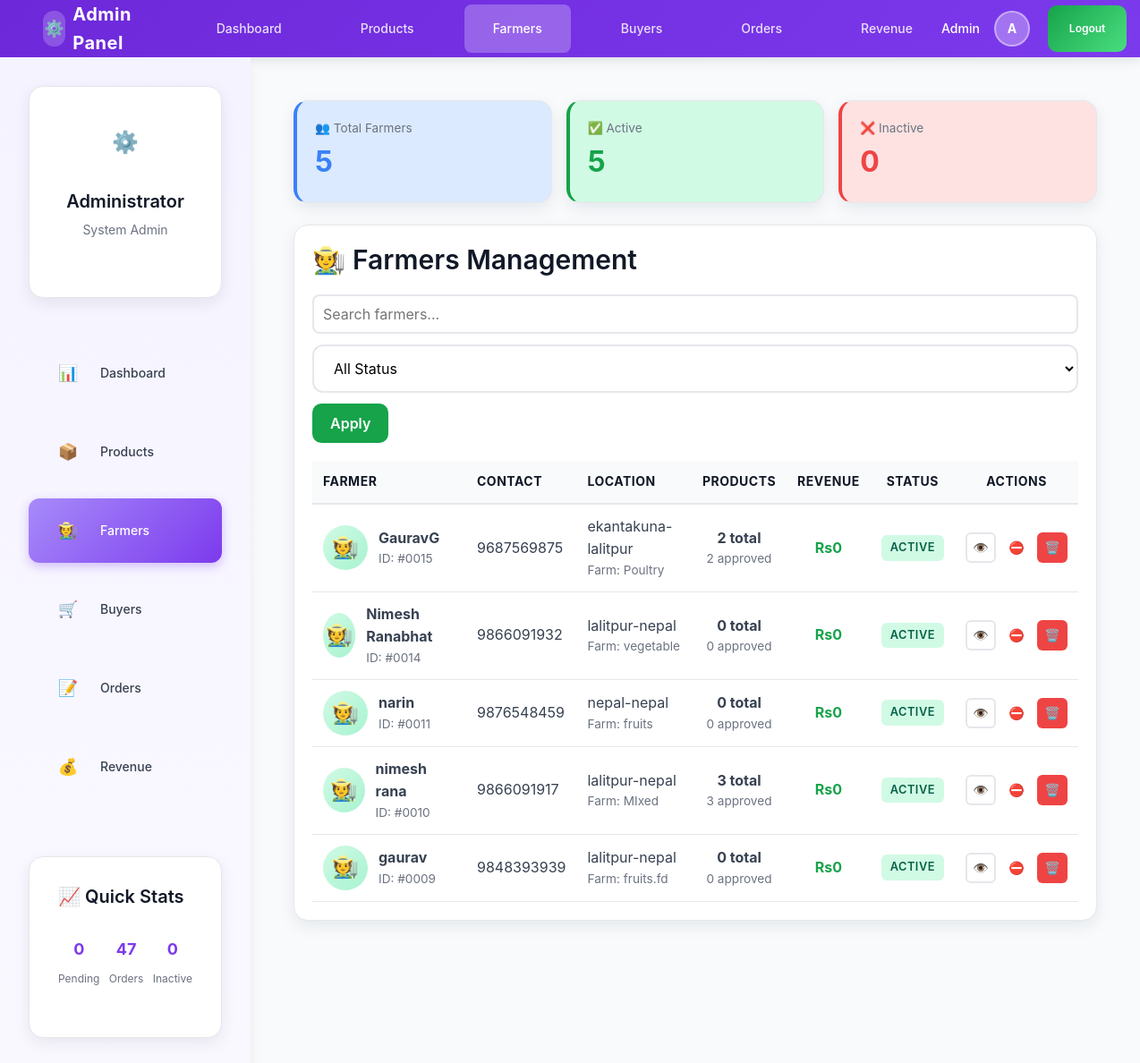
The app's page /LocalFarmerMarket2/admin/farmers.php (signed in), older data.
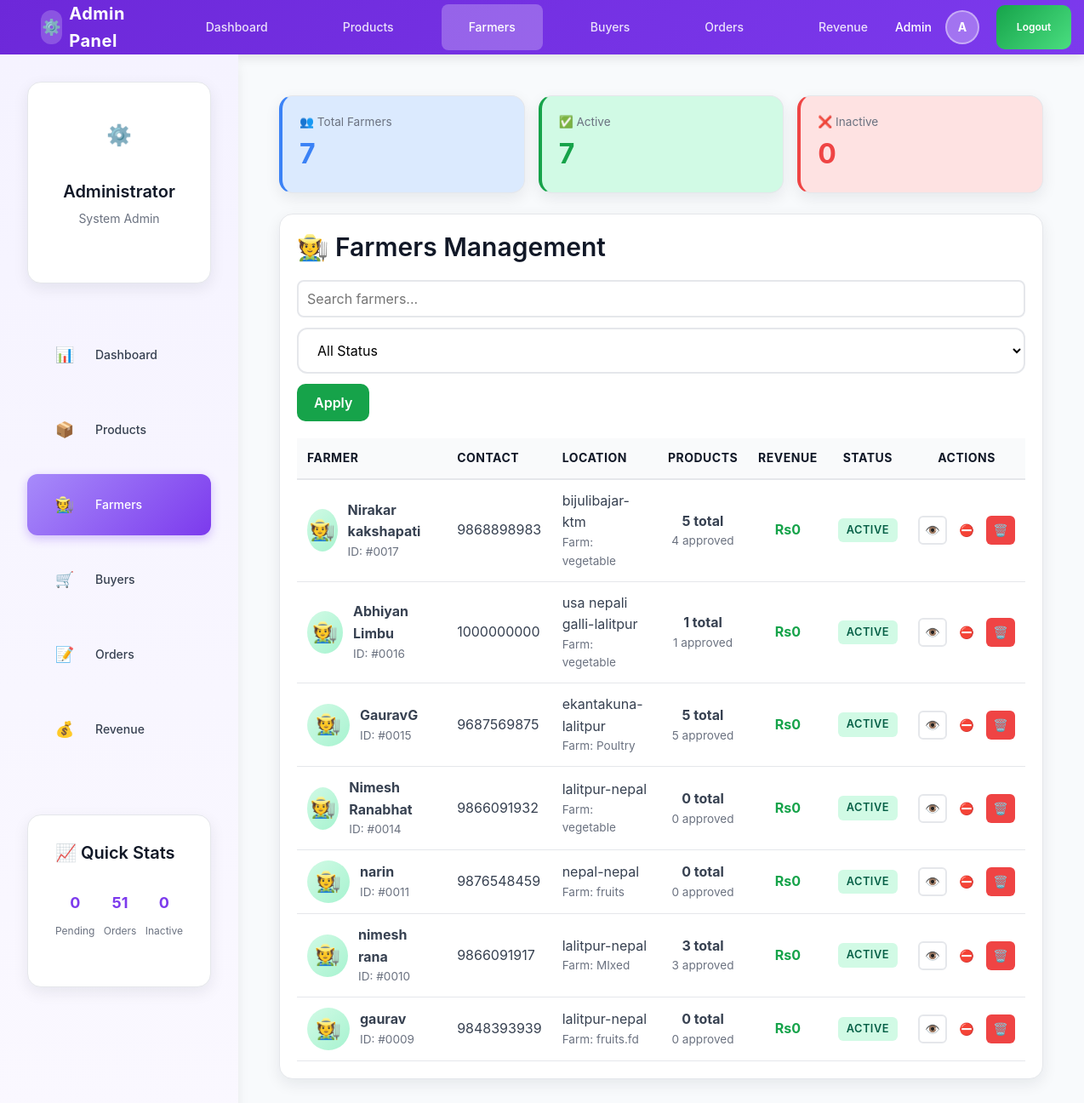
The same page, newer data.
### tables this page shows
CREATE TABLE `farmer` (
  `farmer_id` int(11) NOT NULL,
  `name` varchar(100) NOT NULL,
  `contact` varchar(15) NOT NULL,
  `address` varchar(255) NOT NULL,
  `description` text DEFAULT NULL,
  `farm_type` varchar(100) DEFAULT NULL,
  `password` varchar(255) NOT NULL,
  `created_at` timestamp NOT NULL DEFAULT current_timestamp(),
  `is_active` tinyint(1) DEFAULT 1
);

### LocalFarmerMarket2/admin/farmers.php (the view, shortened to what the changed rows need)
<?php
require_once '../db.php';
$sql = "SELECT f.*,
        (SELECT COUNT(*) FROM products WHERE farmer_id = f.farmer_id) as product_count,
        (SELECT COUNT(*) FROM products WHERE farmer_id = f.farmer_id AND approval_status = 'approved') as approved_products,
        (SELECT SUM(od.quantity * od.price)
         FROM order_details od
         JOIN products p ON od.product_id = p.product_id
         JOIN orders o ON od.order_id = o.order_id
         WHERE p.farmer_id = f.farmer_id AND o.status = 'Delivered') as total_revenue
        FROM farmer f
        WHERE 1=1";
$sql .= " ORDER BY f.created_at DESC";
$stmt = $conn->prepare($sql);
$stmt->execute();
$farmers = $stmt->get_result()->fetch_all(MYSQLI_ASSOC);
$stats = [
    'total' => $conn->query("SELECT COUNT(*) as c FROM farmer")->fetch_assoc()['c'],
    'active' => $conn->query("SELECT COUNT(*) as c FROM farmer WHERE is_active = 1")->fetch_assoc()['c'],
    'inactive' => $conn->query("SELECT COUNT(*) as c FROM farmer WHERE is_active = 0")->fetch_assoc()['c']
];
?>
<?php include 'includes/header.php'; ?>
<div class="main-wrapper">
  <?php include 'includes/sidebar.php'; ?>
  <div class="main-content">
  <div style="max-width:1400px;margin:0 auto">
    <div style="display:grid;grid-template-columns:repeat(auto-fit,minmax(200px,1fr));gap:16px;margin-bottom:24px">
      <div class="card" style="background:#dbeafe;border-left:4px solid #3b82f6">
        <div class="small-muted">👥 Total Farmers</div>
        <div style="font-size:2rem;font-weight:700;color:#3b82f6"><?php echo $stats['total']; ?></div>
      </div>
      <div class="card" style="background:#d1fae5;border-left:4px solid #16a34a">
        <div class="small-muted">✅ Active</div>
        <div style="font-size:2rem;font-weight:700;color:#16a34a"><?php echo $stats['active']; ?></div>
      </div>
    </div>
    <div class="card">
      <h2 style="margin-top:0">🧑‍🌾 Farmers Management</h2>
      <?php if (!empty($farmers)): ?>
        <div style="overflow-x:auto">
          <table class="table-compact" style="width:100%;border-collapse:collapse">
            <thead>
              <tr style="background:#f9fafb;border-bottom:2px solid #e5e7eb">
                <th style="padding:12px;text-align:left">Farmer</th>
                <th style="padding:12px;text-align:left">Contact</th>
                <th style="padding:12px;text-align:left">Location</th>
                <th style="padding:12px;text-align:center">Products</th>
                <th style="padding:12px;text-align:center">Revenue</th>
                <th style="padding:12px;text-align:center">Status</th>
                <th style="padding:12px;text-align:center">Actions</th>
              </tr>
            </thead>
            <tbody>
              <?php foreach ($farmers as $farmer): ?>
                <tr style="border-bottom:1px solid #e5e7eb">
                  <td style="padding:12px">
                    <div style="display:flex;gap:12px;align-items:center">
                      <div style="width:50px;height:50px;background:linear-gradient(135deg,#d1fae5,#a7f3d0);border-radius:50%;display:flex;align-items:center;justify-content:center;font-size:1.5rem">
                        🧑‍🌾
                      </div>
                      <div>
                        <div style="font-weight:700"><?php echo htmlspecialchars($farmer['name']); ?></div>
                        <div class="small-muted">ID: #<?php echo str_pad($farmer['farmer_id'], 4, '0', STR_PAD_LEFT); ?></div>
                      </div>
                    </div>
                  </td>
                  <td style="padding:12px">
                    <div><?php echo htmlspecialchars($farmer['contact']); ?></div>
                  </td>
                  <td style="padding:12px">
                    <div><?php echo htmlspecialchars($farmer['address']); ?></div>
                    <?php if ($farmer['farm_type']): ?>
                      <div class="small-muted">Farm: <?php echo htmlspecialchars($farmer['farm_type']); ?></div>
                    <?php endif; ?>
                  </td>
                  <td style="padding:12px;text-align:center">
                    <div style="font-weight:700"><?php echo $farmer['product_count']; ?> total</div>
                    <div class="small-muted"><?php echo $farmer['approved_products']; ?> approved</div>
                  </td>
                  <td style="padding:12px;text-align:center">
                    <div style="font-weight:700;color:#16a34a">
                      Rs<?php echo number_format($farmer['total_revenue'] ?? 0, 0); ?>
                    </div>
                  </td>
                  <td style="padding:12px;text-align:center">
                    <?php if ($farmer['is_active']): ?>
                      <span class="badge badge-success">Active</span>
                    <?php else: ?>
                      <span class="badge badge-danger">Inactive</span>
                    <?php endif; ?>
                  </td>
                  <td style="padding:12px;text-align:center">
                    <div class="actions-cell">
                      <button class="btn-icon btn-ghost" onclick='viewFarmer(<?php echo json_encode($farmer); ?>)' title="View" aria-label="View">👁️</button>
                      <form method="POST" style="display:inline">
                        <button class="btn-icon <?php echo $farmer['is_active'] ? 'btn-warning' : 'btn-success'; ?>" title="<?php echo $farmer['is_active'] ? 'Deactivate' : 'Activate'; ?>" aria-label="<?php echo $farmer['is_active'] ? 'Deactivate' : 'Activate'; ?>"><?php echo $farmer['is_active'] ? '⛔' : '✅'; ?></button>
                      </form>
                      <form method="POST" style="display:inline" onsubmit="return confirm('Delete this farmer? This cannot be undone.')">
                        <button class="btn-icon btn-danger" title="Delete" aria-label="Delete">🗑️</button>
                      </form>
                    </div>
                  </td>
                </tr>
              <?php endforeach; ?>
            </tbody>
          </table>
        </div>
      <?php else: ?>
        <div style="text-align:center;padding:40px">
          <p>No farmers found.</p>
        </div>
      <?php endif; ?>
  </div>
  </div>
</div>
</div>
</body>
</html>

### LocalFarmerMarket2/admin/includes/sidebar.php (shortened to what the changed rows need)
<?php
$total_orders = $conn->query("SELECT COUNT(*) as count FROM orders")->fetch_assoc()['count'] ?? 0;
?>
<aside class="sidebar admin-sidebar">
  <div class="card card-compact" style="margin-top: var(--space-3xl);">
    <div style="display: flex; justify-content: space-between; margin-bottom: var(--space-md);">
      <div style="text-align: center;">
        <p style="margin: 0; color: var(--admin); font-weight: 700; font-size: var(--text-lg);"><?php echo $total_orders; ?></p>
        <p style="margin: var(--space-xs) 0 0 0; font-size: var(--text-xs); color: var(--gray-500);">Orders</p>
      </div>
    </div>
  </div>
</aside>

Row changes from the older to the newer data that the page shows:
added farmer: name "Nirakar kakshapati", farmer_id "0017", contact "9868898983", address "bijulibajar-ktm", farm_type "vegetable", product_count "5", approved_products "4", total_revenue "0", is_active "ACTIVE"
added farmer: name "Abhiyan Limbu", farmer_id "0016", contact "1000000000", address "usa nepali galli-lalitpur", farm_type "vegetable", product_count "1", approved_products "1", total_revenue "0", is_active "ACTIVE"
computed for farmer "GauravG": product_count "2" → "5"; approved_products "2" → "5"
Text that changed along with them:
$total_orders: "47" → "51"
$stats['total']: "5" → "7"
$stats['active']: "5" → "7"
